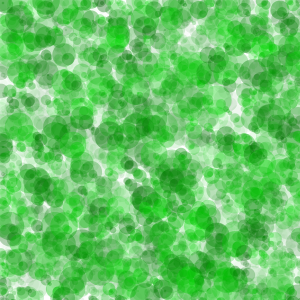
Frame 1 (no input)
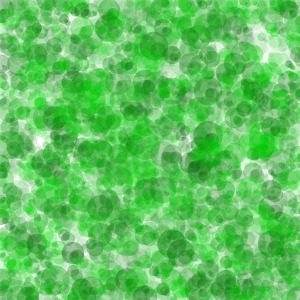
Frame 60 (the mouse pressed at the canvas centre just before this capture)
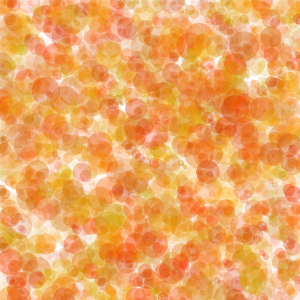
Frame 120 (the mouse held since frame 60 and released just before this capture)

The Processing sketch that drew these frames (run headless with seeded random() and noise(); from frame 60 on, the mouse is pressed at the canvas centre):

// Processing sketch: processing_8628
// ── processing_8628.pde


void setup () {
  size (300,300);
  frameRate (5);
  
}

void draw (){
  background (255);
 
    for (int x=0; x<width; x+=9){
    for (int y=0; y<height; y+=9){
        noStroke ();
        float radius1 = random(5,30);
        float radius2 = random(0,10);
        float radius3 = random(3,17);
        if (mousePressed){
          fill(random(200,255), random(50,175),0,random (0,100));
       }else{
        fill (0, random(100,220), 0, random(0,100));
        }
        
      //making columns  
      ellipseMode (CENTER);
      ellipse (x+1,y+1,radius1, radius1);
      ellipse (x+3,y+3,radius2,radius2);
      ellipse (x+5,y+5,radius3,radius3);

    }
  }
}
